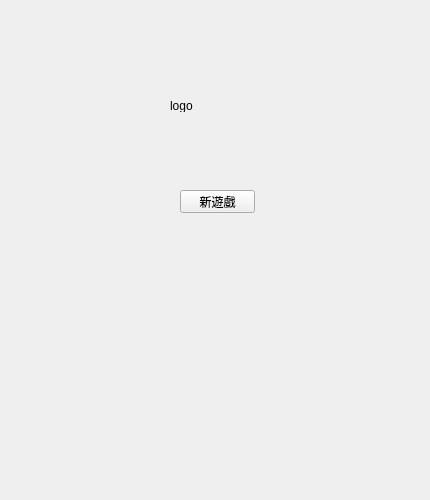
<?xml version="1.0" encoding="UTF-8"?>
<ui version="4.0">
 <class>start</class>
 <widget class="QWidget" name="start">
  <property name="geometry">
   <rect>
    <x>0</x>
    <y>0</y>
    <width>430</width>
    <height>500</height>
   </rect>
  </property>
  <property name="windowTitle">
   <string>Form</string>
  </property>
  <widget class="QLabel" name="label">
   <property name="geometry">
    <rect>
     <x>190</x>
     <y>132</y>
     <width>47</width>
     <height>20</height>
    </rect>
   </property>
   <property name="text">
    <string/>
   </property>
  </widget>
  <widget class="QLabel" name="background">
   <property name="geometry">
    <rect>
     <x>0</x>
     <y>-1</y>
     <width>430</width>
     <height>501</height>
    </rect>
   </property>
   <property name="text">
    <string/>
   </property>
   <property name="pixmap">
    <pixmap>image/background.png</pixmap>
   </property>
  </widget>
  <widget class="QLabel" name="label_3">
   <property name="geometry">
    <rect>
     <x>170</x>
     <y>100</y>
     <width>47</width>
     <height>12</height>
    </rect>
   </property>
   <property name="text">
    <string>logo</string>
   </property>
  </widget>
  <widget class="QPushButton" name="newgame">
   <property name="geometry">
    <rect>
     <x>180</x>
     <y>190</y>
     <width>75</width>
     <height>23</height>
    </rect>
   </property>
   <property name="text">
    <string>新遊戲</string>
   </property>
  </widget>
 </widget>
 <resources/>
 <connections/>
</ui>
